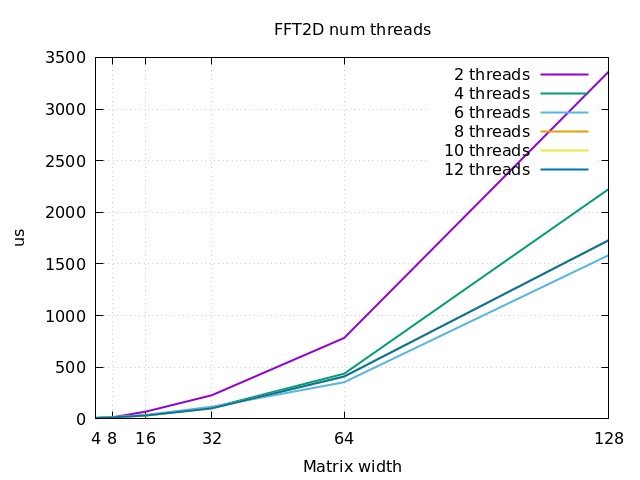

The script that saved this image:
#!/usr/bin/gnuplot -persist

set terminal pngcairo
set output "./plot.png"

set title "FFT2D num threads"
set xlabel "Matrix width"
set ylabel "μs"
set grid

# Define the thread counts and line styles
thread_counts = "2 4 6 8 10 12"
line_styles = "l lp l lp l lp"

# Set up the plot command
plot_command = "plot"
do for [i=1:words(thread_counts)] {
    thread_count = word(thread_counts, i)
    line_style = word(line_styles, i)
    plot_command = plot_command . \
        sprintf("'out.dat' u 1:%d:xtic(1) w %s lw 2 title '%s threads', ", \
                i+1, line_style, thread_count)
}

# Remove trailing comma and execute the plot command
plot_command = substr(plot_command, 1, strlen(plot_command)-2)
eval(plot_command)
